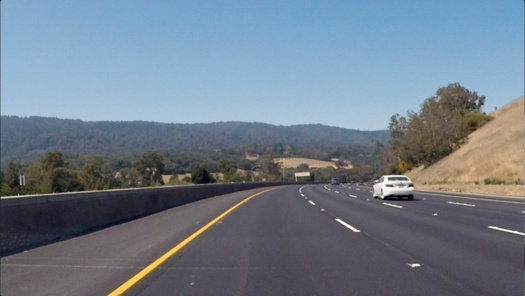
#> input picture images/curved_lane.jpg, 525 x 296 px, shrunk from 1280 x 720 before the run
$ jupyter execute 'day12_Finding Edges and Custom Kernels.ipynb'   (shell and % lines are left out)
#> lines starting #> are read from the running program, lines starting #| are printed output that depends on the picture
# Creating a Filter, Edge Detection

### Import resources and display image

[cell 1]
import matplotlib.pyplot as plt
import matplotlib.image as mpimg

import cv2
import numpy as np


# Read in the image
image = mpimg.imread('images/curved_lane.jpg')
#> image is the input picture: shape (296, 525, 3); mean R, G, B 112.1, 125, 138.7

plt.imshow(image)

[cell 2]
# Second try with another image
# Read in the image
image2 = mpimg.imread('images/white_lines.jpg')
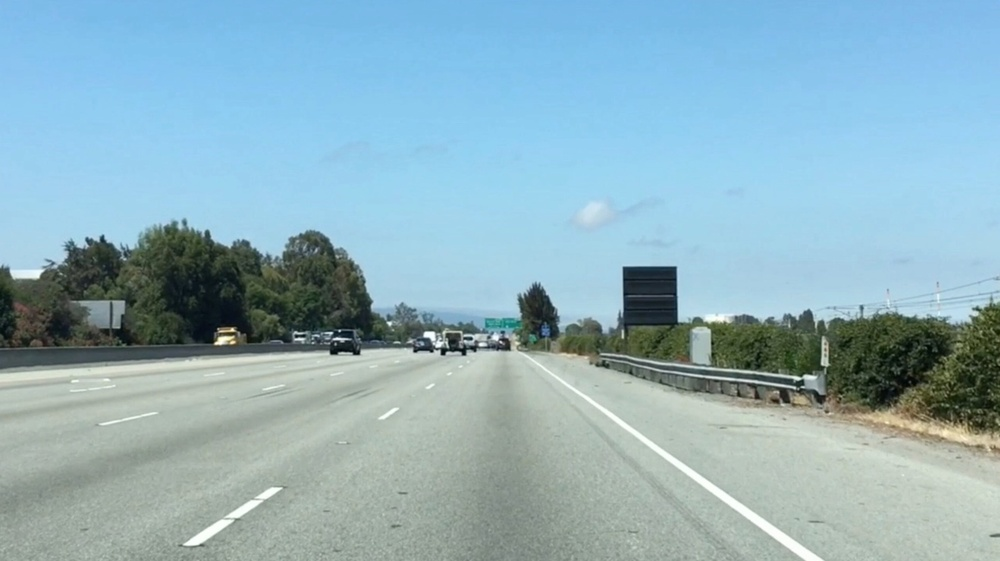
#> input picture images/white_lines.jpg, 1000 x 561 px, shrunk from 2436 x 1366 before the run
#> image2 is the input picture: shape (561, 1000, 3); mean R, G, B 143.6, 177.1, 188.4

plt.imshow(image2)

### Convert the image to grayscale

[cell 3]
# Convert to grayscale for filtering
gray = cv2.cvtColor(image, cv2.COLOR_RGB2GRAY)
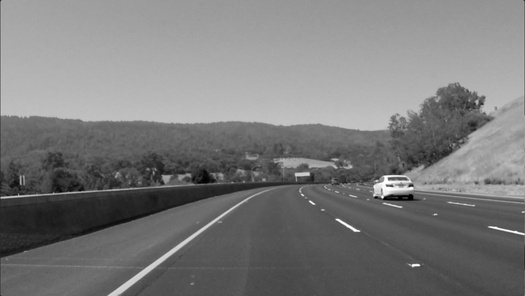
#> gray: shape (296, 525); min 0, max 255, mean 122.7

plt.imshow(gray, cmap='gray')

[cell 4]
# Convert to grayscale for filtering
gray2 = cv2.cvtColor(image2, cv2.COLOR_RGB2GRAY)
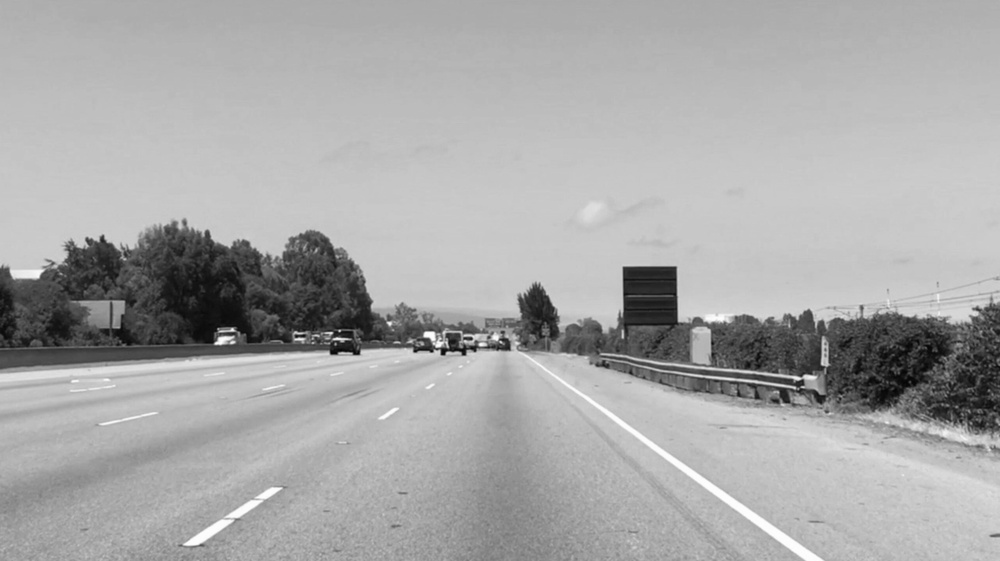
#> gray2: shape (561, 1000); min 3, max 255, mean 168.3

plt.imshow(gray2, cmap='gray')

### TODO: Create a custom kernel

Below, you've been given one common type of edge detection filter: a Sobel operator.

The Sobel filter is very commonly used in edge detection and in finding patterns in intensity in an image. Applying a Sobel filter to an image is a way of **taking (an approximation) of the derivative of the image** in the x or y direction, separately. The operators look as follows.

**It's up to you to create a Sobel x operator and apply it to the given image.**

For a challenge, see if you can put the image through a series of filters: first one that blurs the image (takes an average of pixels), and then one that detects the edges.

[cell 5]
# Create a custom kernel

# 3x3 array for edge detection
sobel_y = np.array([[ -1, -2, -1],
                   [ 0, 0, 0],
                   [ 1, 2, 1]])

## TODO: Create and apply a Sobel x operator
sobel_x = np.array([[-1, 0, 1],
                   [-2, 0, 2],
                   [-1, 0, 1]])
# sobel_x = np.array([[-1,-1,-1],
#                    [-1,8,-1],
#                    [-1,-1,-1]])

box_kernel = np.array([[1 / 9, 1 / 9, 1 / 9],
              [1 / 9, 1/9, 1 / 9],
              [1 / 9, 1 / 9, 1 / 9]])

gaussian_kernel = np.array([[1 / 256, 4  / 256,  6 / 256,  4 / 256, 1 / 256],
                   [4 / 256, 16 / 256, 24 / 256, 16 / 256, 4 / 256],
                   [6 / 256, 24 / 256, 36 / 256, 24 / 256, 6 / 256],
                   [4 / 256, 16 / 256, 24 / 256, 16 / 256, 4 / 256],
                   [1 / 256, 4  / 256,  6 / 256,  4 / 256, 1 / 256]])
# Filter the image using filter2D, which has inputs: (grayscale image, bit-depth, kernel)
filtered_image = cv2.filter2D(gray, -1, box_kernel)
filtered_image = cv2.filter2D(filtered_image, -1, gaussian_kernel)

plt.imshow(filtered_image, cmap='gray')

[cell 6]
# Filter the image using filter2D, which has inputs: (grayscale image, bit-depth, kernel)
filtered_image2 = cv2.filter2D(gray2, -1, box_kernel)
# filtered_image2 = cv2.filter2D(filtered_image2, -1, gaussian_kernel)
plt.imshow(filtered_image2, cmap='gray')

### Test out other filters!

You're encouraged to create other kinds of filters and apply them to see what happens! As an **optional exercise**, try the following:
* Create a filter with decimal value weights.
* Create a 5x5 filter
* Apply your filters to the other images in the `images` directory.

[cell 7]
kernel = np.array([[  0  , -.5 ,    0 ],
          [-.5 ,   3  , -.5 ],
          [  0  , -.5 ,    0 ]])

filtered_image = cv2.filter2D(gray, -1, kernel)

plt.imshow(filtered_image, cmap='gray')
